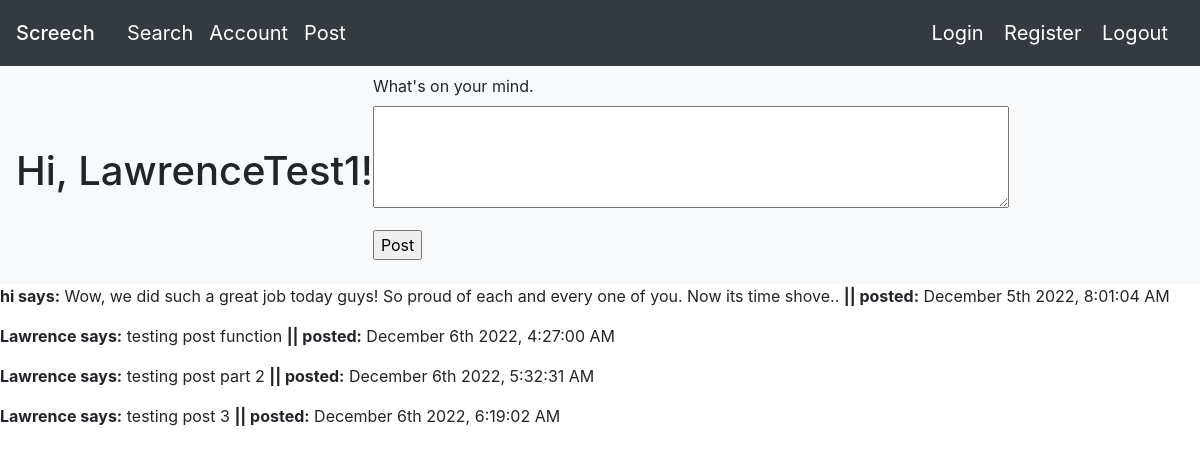
Page /post (signed in) on the earlier database version.
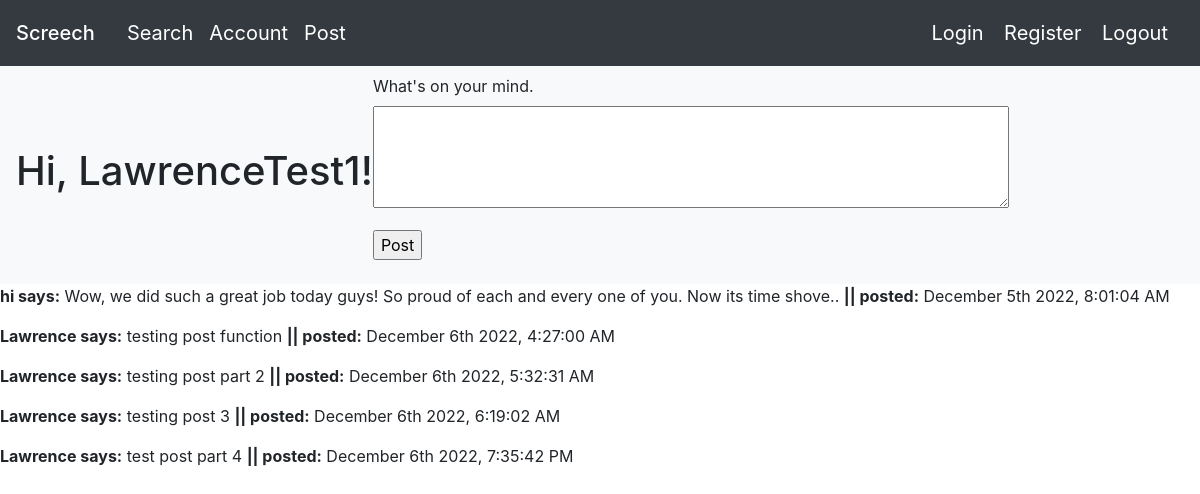
Same page on the later database version.
### app/models.py (models this page shows, shortened)
class User(db.Model, UserMixin):
    id = db.Column(db.Integer, primary_key = True)
    username = db.Column(db.String(15))
    name = db.Column(db.String(15))
    password = db.Column(db.String(200))
    email = db.Column(db.String(32), unique = True)
    last_message_read_time = db.Column(db.DateTime)
    num_new_private_messages = db.Column(db.Integer)
    followed = db.relationship(
        'User', secondary=followers,
        primaryjoin=(followers.c.follower_id == id),
        secondaryjoin=(followers.c.followed_id == id),
        backref=db.backref('followers', lazy='dynamic'), lazy='dynamic')
    messages_sent = db.relationship('Message',
                                    foreign_keys='Message.sender_id',
                                    backref='author', lazy='dynamic')
    messages_received = db.relationship('Message',
                                        foreign_keys='Message.recipient_id',
                                        backref='recipient', lazy='dynamic')

class Post(db.Model):
    id = db.Column(db.Integer, primary_key=True)
    body = db.Column(db.String(140))
    timestamp = db.Column(db.DateTime, index=True, default=datetime.utcnow)
    user_id = db.Column(db.Integer, db.ForeignKey('user.id'))

### app/routes.py (the view)
@myapp_obj.route('/post', methods=['GET','POST'])
@login_required
def index():
    form = PostForm()
    post = Post.query.all()
    user = current_user
    time = datetime.now()
    date_time = time.strftime("%H:%M:%S, %m/%d/%Y")
    moment = Moment()
    print()
    if form.validate_on_submit():
        post = Post(body=form.post.data, user_id=current_user.name)
        db.session.add(post)
        db.session.commit()
        flash('Your latest message has been posted!')
        return redirect(url_for('index'))
    posts = [
        {
            'author': {'username': 'John'},
            'body': 'Beautiful day in Portland!'
        },
        {
            'author': {'username': 'Susan'},
            'body': 'The Avengers movie was so cool!'
        }
    ]    #fake generated posts (delete later)
    return render_template("post.html", title='Home Page', form=form, post=post, posts=posts, user=user, date_time=date_time  ) #renders posting page generated by given html

### app/forms.py
class PostForm(FlaskForm):
    post = TextAreaField("What's on your mind. ", validators=[DataRequired(), Length(min=1, max=200)])
    submit = SubmitField('Post')

### app/models.py (called while the page is built)
@login.user_loader
def load_user(id):
    return User.query.get(int(id))

### app/templates/post.html (shortened to what this page needs)
{% extends "base.html" %}
{% block mycontent %}
<nav class="navbar navbar-expand-lg navbar-light bg-light">
    <h1>Hi, {{ current_user.username }}!</h1>
    <form action="" method="post">
        <p>
            {{ form.post.label }}<br>
            {{ form.post(cols=60, rows=4) }}<br>
        </p>
        <p>{{ form.submit() }}</p>
</nav>
    {% for user in post %}
    <p>
    <b>{{ user.user_id }} says:</b> {{ user.body }} <b>|| posted:</b>  {{ moment(user.timestamp).format('MMMM Do YYYY, h:mm:ss A') }}
    </p>
    {% endfor %}
{% endblock %}

### app/templates/base.html (shortened to what this page needs)
<!DOCTYPE HTML>
<html lang="en">
     <head>
    <link rel="stylesheet" href=
"https://maxcdn.bootstrapcdn.com/bootstrap/4.4.1/css/bootstrap.min.css">
     </head>
     <body>
      <nav class="navbar navbar-dark bg-dark">
        <form class="form-inline">
          <span class="navbar-brand mb-0 h1"><a class="navbar-brand" href="/">
          Screech</span></a>
          <a class="navbar-brand" href="/search">Search</a>
          <a class="navbar-brand" href="/account">Account</a>
          <a class="navbar-brand" href="/post">Post</a>
        </form>
        <div>
          <a class="navbar-brand" href="/login"> Login</a>
          <a class="navbar-brand" href="/register">Register</a>
          <a class="navbar-brand" href="/logout">Logout</a>
        </div>
      </nav>
         {% block mycontent %}{% endblock %}
     </body>
</html>

Differences in the rows shown:
added Post: user_id "Lawrence", body "test post part 4", timestamp "December 6th 2022, 7:35:42 PM"
